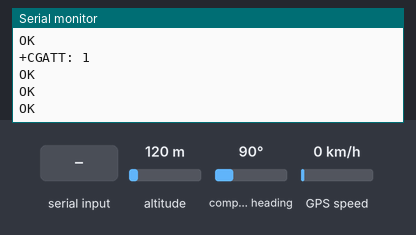
The sketch below on a simulated Arduino Mega 2560, built with avr-gcc and run on an emulated ATmega2560. On the bench: the last lines printed to the serial monitor. Inputs (shaded band) come from the test bench; at power-on: altitude 120 m, compass heading 90°, GPS speed 0 km/h. The GPS gets a fix after 3 s at 37.7749, -122.4194 with 8 satellites; the modem accepts every AT command (registered, SIM ready, sends succeed) and sends nothing else.

Above: at 1.2 s.
1.3 s: "1\n" received over the second serial link
At 3.0 s:
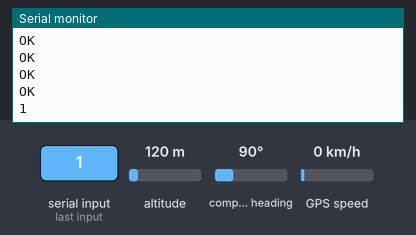
4.1 s: "0\n" received over the second serial link
At 5.0 s:
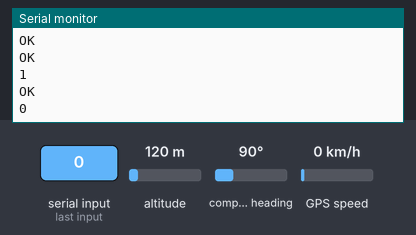
5.6 s: "2\n" received over the second serial link
At 9.1 s:
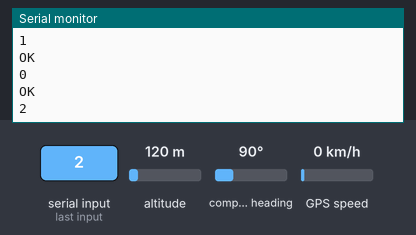

The sketch:

send_latlong_toServer.ino
```cpp
#include <TinyGPS++.h>
#include <SoftwareSerial.h>

double lati, longi;
String x, y;
TinyGPSPlus gps;

SoftwareSerial ss(52,50);
SoftwareSerial sim(51,53);


void setup() {
  Serial.begin(9600);
  sim.begin(9600);
  ss.begin(9600);
  Serial.println("Starting...Device on");
  get_latlon();
}

void get_latlon() {
  ss.begin(9600);

   while (ss.available() > 0){
    gps.encode(ss.read());

    if (gps.location.isUpdated()){
     x = gps.location.lat() ;
     y = gps.location.lng()  ;
      x=String(lati);
      y=String(longi);
    }
  }

}
void data_dump()  {


  Serial.begin(9600);
  ss.begin(9600);
  sim.begin(9600);

  Serial.println("Starting...");

  sim.println("ATH");
  delay(100);
  while(sim.available())
  {
     Serial.write(sim.read());
  }

 sim.println("AT+CSQ");
 delay(100);
 while(sim.available())
 {
    Serial.write(sim.read());
 }

 sim.println("AT+CGATT?");
 delay(100);
 while(sim.available())
 {
    Serial.write(sim.read());
 }

 sim.println("AT+SAPBR=3,1,\"CONTYPE\",\"GPRS\"");
 delay(100);
 while(sim.available())
 {
    Serial.write(sim.read());
 }

 sim.println("AT+SAPBR=3,1,\"APN\",\"airtelgprs.com\"");
 delay(100);
 while(sim.available())
 {
    Serial.write(sim.read());
 }

 sim.println("AT+SAPBR=1,1");
 delay(2000);
 while(sim.available())
 {
    Serial.write(sim.read());
 }

 sim.println("AT+HTTPINIT");
 delay(2000);
 while(sim.available())
 {
    Serial.write(sim.read());
 }

 sim.println("AT+HTTPPARA=\"URL\",\"http://crash.microinstance.com/api/accident-log?device_number=00&latitude="+x+"&longitude="+y+"\"\n");
 delay(3000);
 while(sim.available())
 {
    Serial.write(sim.read());
 }

 sim.println("AT+HTTPACTION=0");
 delay(5000);
 while(sim.available())
 {
    Serial.write(sim.read());
 }

 delay(9000);

}


void loop() {

 data_dump() ;

}
```

Measured:
- after the input at 1.3 s, the serial monitor: prints a new line after 1.3 s (image 1)
- after the input at 4.1 s, the serial monitor: prints a new line after 0.56 s (image 2)
- after the input at 5.6 s, the serial monitor: prints a new line after 2.2 s (image 3)
